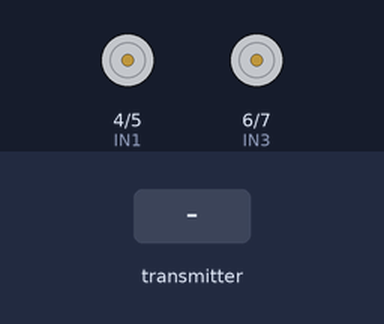
A sketch run on a simulated ESP32-S3. Parts: motor-driver pin pairs drawn as motors (green arrow = first pin HIGH = forward, orange = second pin HIGH = backward, longer = more drive). The inputs (shaded band) are chosen by the test bench. What the sketch prints to the serial monitor is not drawn.

Above: at 1.2 s.
1.3 s: the transmitter starts sending x = 25
At 2.4 s:
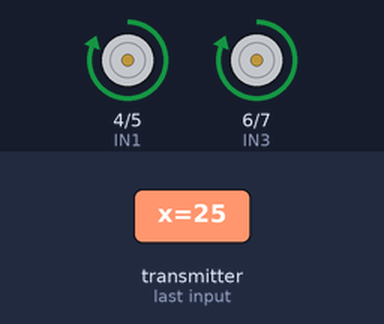
2.8 s: the transmitter starts sending x = 0
At 3.6 s:
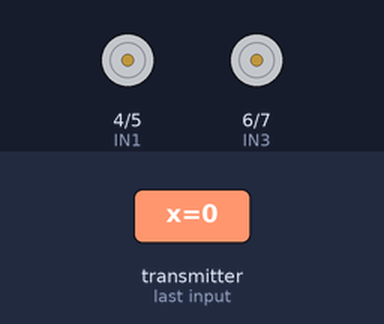
4.3 s: the transmitter starts sending x = 50
At 4.7 s:
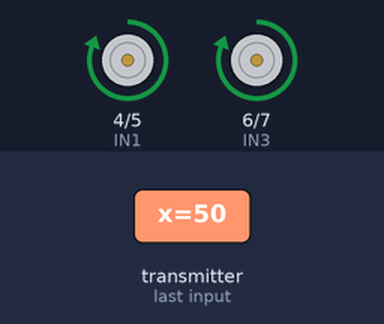
Timing chart, 0 to 7.3 s (numbered marks = the images above; inputs shaded):
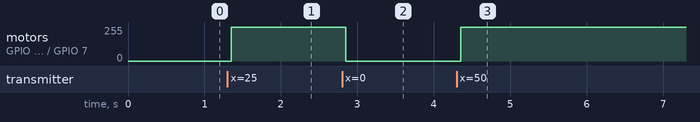

The sketch:

reciever-arduino-ide-code.ino
```cpp
#include <esp_now.h>
#include <WiFi.h>
// L298N motor pins
#define IN1 4
#define IN2 5
#define IN3 6
#define IN4 7
typedef struct struct_message {
float x;
float y;
float z;
} struct_message;
struct_message incomingData;
void OnDataRecv(const uint8_t * mac, const uint8_t *incoming, int len) {
memcpy(&incomingData, incoming, sizeof(incomingData));
Serial.print("Received X: "); Serial.print(incomingData.x);
Serial.print(" Y: "); Serial.print(incomingData.y);
Serial.print(" Z: "); Serial.println(incomingData.z);
// Example control: forward if X tilt > 0.5, back if < -0.5
if (incomingData.x > 0.5) {
digitalWrite(IN1, HIGH); digitalWrite(IN2, LOW);
digitalWrite(IN3, HIGH); digitalWrite(IN4, LOW);
} else if (incomingData.x < -0.5) {
digitalWrite(IN1, LOW); digitalWrite(IN2, HIGH);
digitalWrite(IN3, LOW); digitalWrite(IN4, HIGH);
} else {
digitalWrite(IN1, LOW); digitalWrite(IN2, LOW);
digitalWrite(IN3, LOW); digitalWrite(IN4, LOW);
}
}
void setup() {
Serial.begin(115200);
pinMode(IN1, OUTPUT); pinMode(IN2, OUTPUT);
pinMode(IN3, OUTPUT); pinMode(IN4, OUTPUT);
WiFi.mode(WIFI_STA);
if (esp_now_init() != ESP_OK) {
Serial.println("❌ ESP-NOW init failed");
return;
}
esp_now_register_recv_cb(esp_now_recv_cb_t(OnDataRecv));
Serial.println("✅ Receiver ready");
}
void loop() {
// Nothing needed
}
```

Measured:
- after the input at 1.3 s, motor on GPIO 4 (IN1) / GPIO 5 (IN2), motor on GPIO 6 (IN3) / GPIO 7 (IN4): stopped → forward 255/255 after 0.05 s
- after the input at 2.8 s, motor on GPIO 4 (IN1) / GPIO 5 (IN2), motor on GPIO 6 (IN3) / GPIO 7 (IN4): forward 255/255 → stopped after 0.05 s
- after the input at 4.3 s, motor on GPIO 4 (IN1) / GPIO 5 (IN2), motor on GPIO 6 (IN3) / GPIO 7 (IN4): stopped → forward 255/255 after 0.05 s
